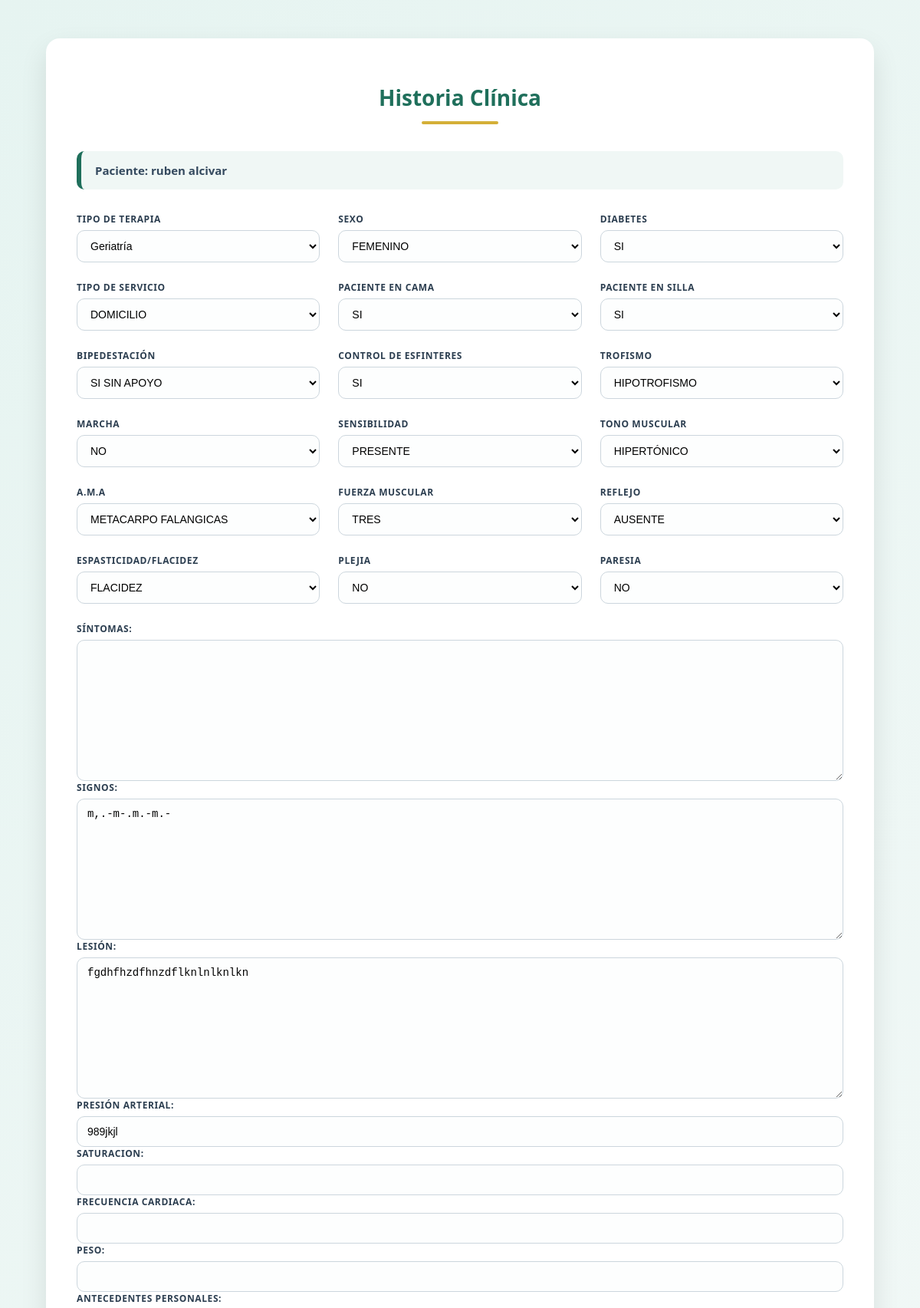
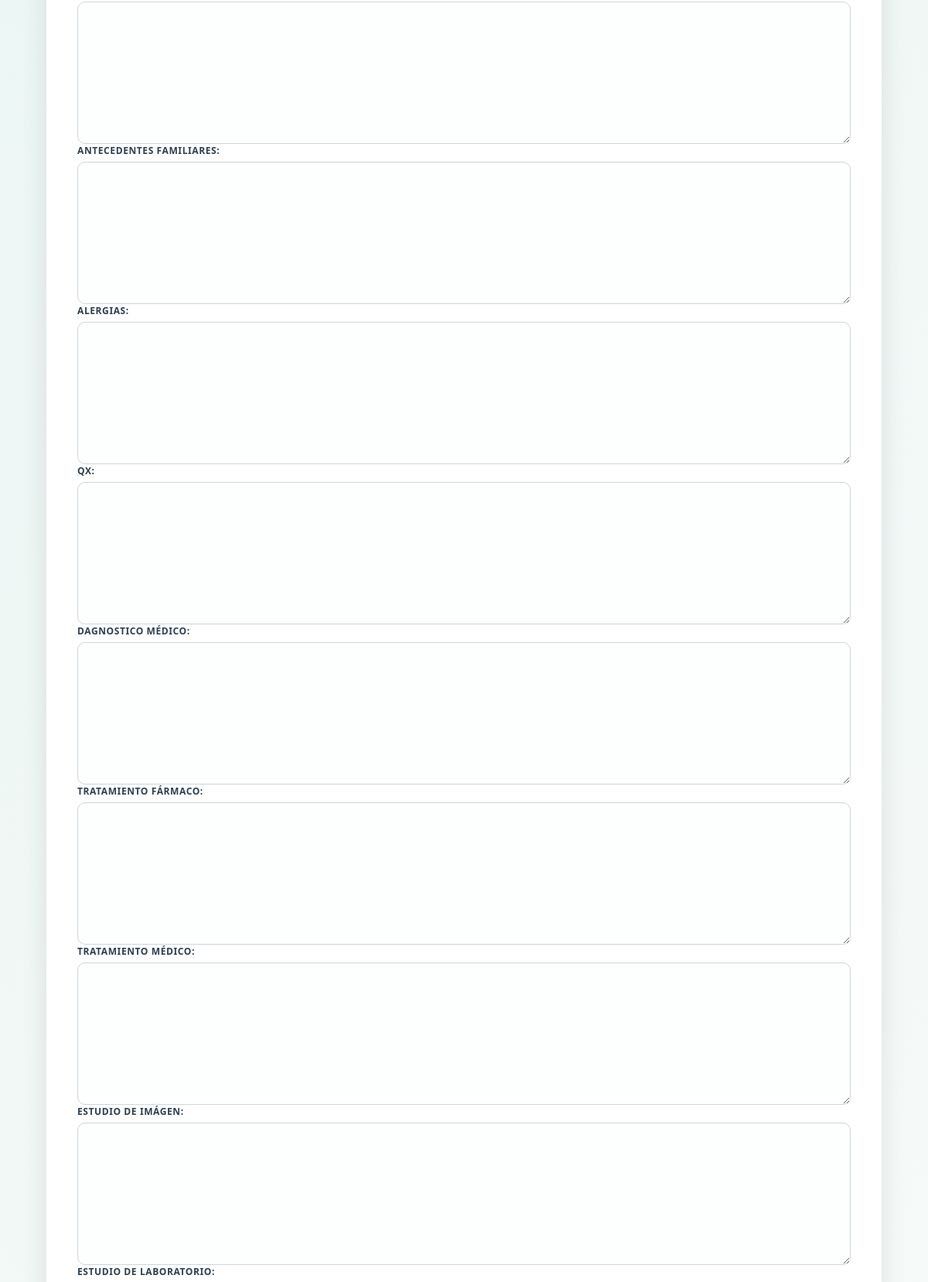
The page /historia/4/ (signed in, upper part) on the database its author committed (2 pictures, top to bottom).
### core/models.py (models this page shows, shortened)
class Paciente(models.Model):
    medico = models.ForeignKey(
        User,
        on_delete=models.CASCADE,
        related_name='pacientes'
    )
    nombres = models.CharField(max_length=100)
    apellidos = models.CharField(max_length=100)
    cedula = models.CharField(max_length=20)
    telefono = models.CharField(max_length=20)
    direccion = models.CharField(max_length=200)
    fecha_creacion = models.DateTimeField(auto_now_add=True)

class HistoriaClinica(models.Model):
    paciente = models.OneToOneField(Paciente, on_delete=models.CASCADE)
    TIPO_TERAPIA_CHOICES = [
        ('pediatria', 'Pediatría'),
        ('traumatologia', 'Traumatología'),
        ('neurologia', 'Neurología'),
        ('geriatria', 'Geriatría'),
        ('deportiva', 'Deportiva'),
    ]
    SEXO_CHOICES = [
        ('MASCULINO', 'MASCULINO'),
        ('FEMENINO', 'FEMENINO'),
        ]
    DIABETES_CHOICES = [
        ('SI', 'SI'),
        ('NO', 'NO'),
        ]
    TIPO_SERVICIO_CHOICES = [
        ('DOMICILIO', 'DOMICILIO'),
        ('CONSULTORIO', 'CONSULTORIO'),
        ]
    PACIENTE_CAMA_CHOICES = [
        ('SI', 'SI'),
        ('NO', 'NO'),
        ]
    PACIENTE_SILLA_CHOICES = [
        ('SI', 'SI'),
        ('NO', 'NO'),
        ]
    BIPEDESTACION_CHOICES = [
        ('SI CON APOYO', 'SI CON APOYO'),
        ('SI SIN APOYO', 'SI SIN APOYO'),
        ('NO', 'NO'),
        ]
    CONTROL_CHOICES = [
        ('SI', 'SI'),
        ('NO', 'NO'),
        ]
    TROFISMO_CHOICES = [
        ('NORMAL', 'NORMAL'),
        ('HIPOTROFISMO', 'HIPOTROFISMO'),
        ('HIPERTROFISMO', 'HIPERTROFISMO'),
        ]
    MARCHA_CHOICES = [
        ('INDEPENDIENTE', 'INDEPENDIENTE'),
        ('MULETA', 'MULETA'),
        ('ANDADOR', 'ANDADOR'),
        ('BASTÓN', 'BASTÓN'),
        ('OTRO', 'OTRO'),
        ('NO', 'NO'),
        ]
    SENSIBILIDAD_CHOICES = [
        ('PRESENTE', 'PRESENTE'),
        ('AUSENTE', 'AUSENTE'),
        ]
    TONO_MUSCULAR_CHOICES = [
        ('NORMOTONO', 'NORMOTONO'),
        ('HIPERTÓNICO', 'HIPERTÓNICO'),
        ('HIPOTÓNICO', 'HIPOTÓNICO'),
        ]
    AMA_CHOICES = [
        ('CODO', 'CODO'),
        ('RODILLA', 'RODILLA'),
        ('HOMBRO', 'HOMBRO'),
        ('TOBILLO', 'TOBILLO'),
        ('CADERA', 'CADERA'),
        ('MUÑECA', 'MUÑECA'),
        ('METACARPO FALANGICAS', 'METACARPO FALANGICAS'),
        ('FALANGE MEDIA', 'FALANGE MEDIA'),
        ('FALANGE DISTAL', 'FALANGE DISTAL'),
        ('MATATARSOFALANGICAS', 'MATATARSOFALANGICAS'),
        ('CERVICAL', 'CERVICAL'),
        ]
    FUERZA_CHOICES = [
        ('UNO', 'UNO'),
        ('DOS', 'DOS'),
        ('TRES', 'TRES'),
        ('CUATRO', 'CUATRO'),
        ('CINCO', 'CINCO'),
        ]
    REFLEJO_CHOICES = [
        ('AUSENTE', 'AUSENTE'),
        ('PRESENTE', 'PRESENTE'),
        ]
    EF_CHOICES = [
        ('ESPASTICIDAD', 'ESPASTICIDAD'),
        ('FLACIDEZ', 'FLACIDEZ'),
        ]
    PLEJIA_CHOICES = [
        ('CUADRIPLEJIA', 'CUADRIPLEJIA'),
        ('TETRAPLEJIA', 'TETRAPLEJIA'),
        ('MONOPLEJIA', 'MONOPLEJIA'),
        ('HOMOPLEJIA', 'HOMOPLEJIA'),
        ('PARAPLEJIA', 'PARAPLEJIA'),
        ('TRIPLEJIA', 'TRIPLEJIA'),
        ('DIPLEJIA', 'DIPLEJIA'),
        ('NO', 'NO'),
        ]
    PARESIA_CHOICES = [
        ('CUADRIPERESIA', 'CUADRIPERESIA'),
        ('TETRAPARESIA', 'TETRAPARESIA'),
        ('HEMIPARESIA', 'HEMIPARESIA'),
        ('MONOPARESIA', 'MONOPARESIA'),
        ('PARAPARESIA', 'PARAPARESIA'),
        ('TRIPARESIA', 'TRIPARESIA'),
        ('DIPARESIA', 'DIPARESIA'),
        ('NO', 'NO'),
        ]
    tipo_terapia = models.CharField(max_length=20, choices=TIPO_TERAPIA_CHOICES, blank=True, null=True)
    sexo = models.CharField(max_length=20, choices=SEXO_CHOICES, blank=True, null=True)
    diabetes = models.CharField(max_length=20, choices=DIABETES_CHOICES, blank=True, null=True)
    tipo_servicio= models.CharField(max_length=20, choices=TIPO_SERVICIO_CHOICES, blank=True, null=True)
    paciente_cama = models.CharField(max_length=20, choices=PACIENTE_CAMA_CHOICES, blank=True, null=True)
    paciente_silla = models.CharField(max_length=20, choices=PACIENTE_SILLA_CHOICES, blank=True, null=True)
    bipedestacion = models.CharField(max_length=20, choices=BIPEDESTACION_CHOICES, blank=True, null=True)
    control = models.CharField(max_length=20, choices=CONTROL_CHOICES, blank=True, null=True)
    trofismo = models.CharField(max_length=20, choices=TROFISMO_CHOICES, blank=True, null=True)
    marcha = models.CharField(max_length=20, choices=MARCHA_CHOICES, blank=True, null=True)
    sensibilidad = models.CharField(max_length=20, choices=SENSIBILIDAD_CHOICES, blank=True, null=True)
    tono_muscular = models.CharField(max_length=20, choices=TONO_MUSCULAR_CHOICES, blank=True, null=True)
    ama = models.CharField(max_length=20, choices=AMA_CHOICES, blank=True, null=True)
    fuerza_muscular = models.CharField(max_length=20, choices=FUERZA_CHOICES, blank=True, null=True)
    reflejo = models.CharField(max_length=20, choices=REFLEJO_CHOICES, blank=True, null=True)
    ef = models.CharField(max_length=20, choices=EF_CHOICES, blank=True, null=True)
    plejia = models.CharField(max_length=20, choices=PLEJIA_CHOICES, blank=True, null=True)
    paresia = models.CharField(max_length=20, choices=PARESIA_CHOICES, blank=True, null=True)
    sintomas = models.TextField(null=True, blank=True)
    signos = models.TextField(null=True, blank=True)
    lesion = models.TextField(null=True, blank=True)
    ap= models.TextField(null=True, blank=True)
    af= models.TextField(null=True, blank=True)
    dm= models.TextField(null=True, blank=True)
    ei= models.TextField(null=True, blank=True)
    el= models.TextField(null=True, blank=True)
    qx= models.TextField(null=True, blank=True)
    tm= models.TextField(null=True, blank=True)
    tf= models.TextField(null=True, blank=True)
    alergias= models.TextField(null=True, blank=True)
    saturacion = models.CharField(max_length=100, null=True, blank=True)
    fc = models.CharField(max_length=100, null=True, blank=True)
    peso= models.CharField(max_length=100, null=True, blank=True)
    presion = models.CharField(max_length=100, null=True, blank=True)

### core/views.py (the view)
# urls.py: path('historia/<int:paciente_id>/',historia_clinica, name='historia_clinica'),
@login_required
def historia_clinica(request, paciente_id):
    paciente = Paciente.objects.get(id=paciente_id)
    historia, created = HistoriaClinica.objects.get_or_create(paciente=paciente)
    if request.method == 'POST':
        form = HistoriaClinicaForm(request.POST, instance=historia)
        if form.is_valid():
            form.save()
            return render(request, 'core/historia_clinica.html', {
                'form': form,
                'paciente': paciente,
                'historia': historia
            })
    else:
        form = HistoriaClinicaForm(instance=historia)
    return render(request, 'core/historia_clinica.html', {
        'form': form,
        'paciente': paciente,
        'historia': historia
    })

### core/forms.py
class HistoriaClinicaForm(forms.ModelForm):
    class Meta:
        model = HistoriaClinica
        fields = ['tipo_terapia','sexo','diabetes','tipo_servicio','paciente_cama','paciente_silla','bipedestacion','control','trofismo','marcha','sensibilidad','tono_muscular','ama','tono_muscular','fuerza_muscular','reflejo','ef','paresia','plejia','lesion','signos','presion','sintomas','saturacion','fc','ap','af','alergias','qx','dm','tm','ei','el','peso','tf']

### core/templates/core/historia_clinica.html (shortened to what this page needs)
{% load static %}
<!DOCTYPE html>
<html lang="es">
<head>
    <link rel="stylesheet" href="{% static 'css/historia_clinica.css' %}">
</head>
<body>
<div class="container">
    <h2>Historia Clínica</h2>
    <div class="paciente-info">
        Paciente: {{ paciente.nombres }} {{ paciente.apellidos }}
    </div>
    <form method="POST">
        <div class="form-row">
            <div class="form-group">
                <label>Tipo de terapia</label>
                {{ form.tipo_terapia }}
            </div>
            <div class="form-group">
                <label>Sexo</label>
                {{ form.sexo }}
            </div>
             <div class="form-group">
                <label>Diabetes</label>
                {{ form.diabetes }}
            </div>
            <div class="form-group">
                <label>Tipo de servicio</label>
                {{ form.tipo_servicio }}
            </div>
            <div class="form-group">
                <label>PACIENTE EN CAMA</label>
                {{ form.paciente_cama }}
            </div>
             <div class="form-group">
                <label>PACIENTE EN SILLA</label>
                {{ form.paciente_silla }}
            </div>
            <div class="form-group">
                <label>BIPEDESTACIÓN</label>
                {{ form.bipedestacion}}
            </div>
            <div class="form-group">
                <label>CONTROL DE ESFINTERES</label>
                {{ form.control}}
            </div>
              <div class="form-group">
                <label>TROFISMO</label>
                {{ form.trofismo}}
            </div>
             <div class="form-group">
                <label>MARCHA</label>
                {{ form.marcha}}
            </div>
             <div class="form-group">
                <label>SENSIBILIDAD</label>
                {{ form.sensibilidad}}
            </div>
            <div class="form-group">
                <label>TONO MUSCULAR </label>
                {{ form.tono_muscular}}
            </div>
            <div class="form-group">
                <label>A.M.A </label>
                {{ form.ama}}
            </div>
            <div class="form-group">
                <label>FUERZA MUSCULAR </label>
                {{ form.fuerza_muscular}}
            </div>
            <div class="form-group">
                <label>REFLEJO </label>
                {{ form.reflejo}}
            </div>
            <div class="form-group">
                <label> ESPASTICIDAD/FLACIDEZ </label>
                {{ form.ef}}
            </div>
            <div class="form-group">
                <label> PLEJIA </label>
                {{ form.plejia}}
            </div>
            <div class="form-group">
                <label> PARESIA</label>
                {{ form.paresia}}
            </div>
        </div>
    <div class="form-group">
        <label for="{{ form.sintomas.id_for_label }}">Síntomas:</label>
        {{ form.sintomas }}
    </div>
    <div class="form-group">
        <label for="{{ form.signos.id_for_label }}">Signos:</label>
        {{ form.signos }}
    </div>
    <div class="form-group">
        <label for="{{ form.lesion.id_for_label }}">Lesión:</label>
        {{ form.lesion }}
    </div>
    <div class="form-group">
        <label for="{{ form.presion.id_for_label }}">Presión arterial:</label>
        {{ form.presion }}
    </div>
    <div class="form-group">
        <label for="{{ form.saturacion.id_for_label }}">Saturacion:</label>
        {{ form.saturacion}}
    </div>
    <div class="form-group">
        <label for="{{ form.fc.id_for_label }}">Frecuencia cardiaca:</label>
        {{ form.fc }}
    </div>
     <div class="form-group">
        <label for="{{ form.peso.id_for_label }}">Peso:</label>
        {{ form.peso }}
    </div>
    <div class="form-group">
        <label for="{{ form.ap.id_for_label }}">Antecedentes personales:</label>
        {{ form.ap }}
    </div>
    <div class="form-group">
        <label for="{{ form.af.id_for_label }}">Antecedentes familiares:</label>
        {{ form.af }}
    </div>
    <div class="form-group">
        <label for="{{ form.alergias.id_for_label }}">Alergias:</label>
        {{ form.alergias }}
    </div>
    <div class="form-group">
        <label for="{{ form.qx.id_for_label }}">QX:</label>
        {{ form.qx}}
    </div>
    <div class="form-group">
        <label for="{{ form.dm.id_for_label }}">Dagnostico médico:</label>
        {{ form.dm }}
    </div>
    <div class="form-group">
        <label for="{{ form.tf.id_for_label }}">Tratamiento fármaco:</label>
        {{ form.tf }}
    </div>
    <div class="form-group">
        <label for="{{ form.tm.id_for_label }}">Tratamiento médico:</label>
        {{ form.tm }}
    </div>
    <div class="form-group">
        <label for="{{ form.ei.id_for_label }}">Estudio de imágen:</label>
        {{ form.ei }}
    </div>
    <div class="form-group">
        <label for="{{ form.el.id_for_label }}">Estudio de laboratorio:</label>
    </div>
        </div>
</body>
</html>

### core/static/css/historia_clinica.css (style rules this page uses)
body { font-family: "Segoe UI", Arial, sans-serif; background: linear-gradient(135deg, #e6f4f1, #f7faf9); margin: 0; padding: 0; }
.container { max-width: 1000px; margin: 50px auto; background: white; padding: 35px 40px; border-radius: 18px; box-shadow: 0 15px 35px rgba(0, 0, 0, 0.1); }
h2 { text-align: center; font-size: 28px; font-weight: 600; color: #1f6f5b; margin-bottom: 35px; position: relative; }
h2::after { content: ""; width: 100px; height: 4px; background: #d4af37; display: block; margin: 12px auto 0; border-radius: 3px; }
.paciente-info { display: flex; align-items: center; gap: 10px; background: #f0f7f5; border-left: 6px solid #1f6f5b; padding: 15px 18px; border-radius: 10px; margin-bottom: 30px; font-size: 15px; font-weight: 600; color: #34495e; }
.form-row { display: grid; grid-template-columns: repeat(auto-fit, minmax(260px, 1fr)); gap: 24px; margin-bottom: 24px; }
.form-group { display: flex; flex-direction: column; }
label { font-size: 12px; font-weight: 700; margin-bottom: 6px; color: #2c3e50; text-transform: uppercase; letter-spacing: 0.6px; }
select, textarea, input { padding: 11px 13px; border-radius: 10px; border: 1.5px solid #ccd6dd; font-size: 14px; transition: all 0.25s ease; background: #fdfefe; }
textarea { resize: vertical; min-height: 110px; }

### rows shown on the page
Paciente: nombres "ruben", apellidos "alcivar"
HistoriaClinica: tipo_terapia "Geriatría", sexo "FEMENINO", diabetes "SI", tipo_servicio "DOMICILIO", paciente_cama "SI", paciente_silla "SI", bipedestacion "SI SIN APOYO", control "SI", trofismo "HIPOTROFISMO", marcha "NO", sensibilidad "PRESENTE", tono_muscular "HIPERTÓNICO", ama "METACARPO FALANGICAS", fuerza_muscular "TRES", reflejo "AUSENTE", ef "FLACIDEZ", plejia "NO", paresia "NO", signos "m,.-m-.m.-m.-", lesion "fgdhfhzdfhnzdflknlnlknlkn", presion "989jkjl"
